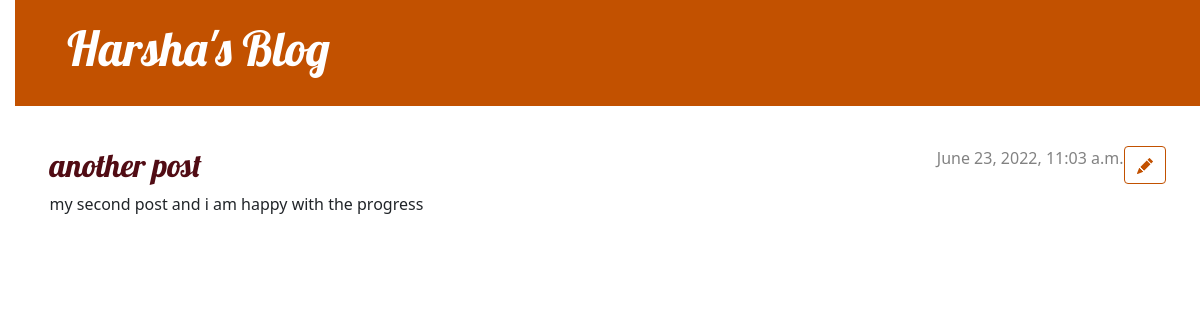
/post/5/, run on the app's committed database.
### blog/models.py (models this page shows, shortened)
class Post(models.Model):
    author = models.ForeignKey(settings.AUTH_USER_MODEL, on_delete= models.CASCADE)
    title = models.CharField(max_length=200)
    text = models.TextField()
    created_date = models.DateTimeField(default=timezone.now)
    published_date = models.DateTimeField(blank=True, null=True)

### blog/views.py (the view)
# urls.py: path('post/<int:pk>/', views.post_detail, name= 'post_detail'),
def post_detail(request, pk):
    post = get_object_or_404(Post, pk=pk)
    return render(request, 'blog/post_detail.html', {'post': post})

### blog/templates/blog/post_detail.html (shortened to what this page needs)
{% extends 'blog/base.html' %}
{% block content %}
    <article class="post">
        <aside class="actions">
            <a class="btn btn-secondary" href="{% url 'post_edit' pk=post.pk %}">
            </a>
        </aside>
        {% if post.published_date %}
            <time class="date">
                {{ post.published_date }}
            </time>
        {% endif %}
        <h2>{{ post.title }}</h2>
        <p>{{ post.text|linebreaksbr }}</p>
    </article>
{% endblock %}

### blog/static/css/blog.css (style rules this page uses)
h1 , h2 { color: #510c14 ; font-family: 'Lobster'; }
body { padding-left: 15px; }
h1,h2,h3,h4 { font-family: 'Lobster', cursive; }
.date { color: #828282; }
.post { margin-bottom: 70px; }
.post > .date, .post > .actions { float: right; }
.btn-secondary, .btn-secondary:visited { color: #C25100; background: none; border-color: #C25100; }

### data on the page
Post: published_date "June 23, 2022, 11:03 a.m.", title "another post", text "my second post and i am happy with the progress"
